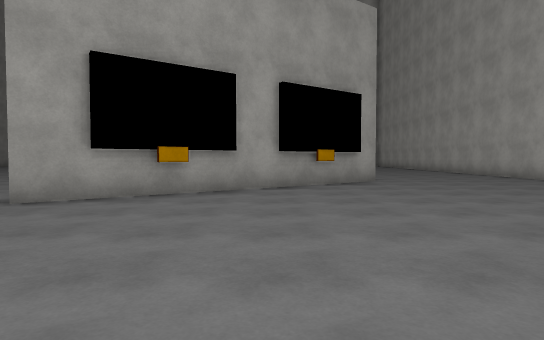
[1] (above)

24 first-person views from a walk through a scene from a Unity 3-D project. The camera is 1.2 m above the floor, tilts 2° down and sees 75° across. The floor is counted in squares, 2 m on a side. Each view is taken from the middle of a square. On the plan, view 1 faces up. The plan holds only what a view shows up to about 10 squares ahead; the rest is blank. The place goes on beyond the plan. The player is left out. Surface patterns are stand-ins for the level's own textures.

[2]
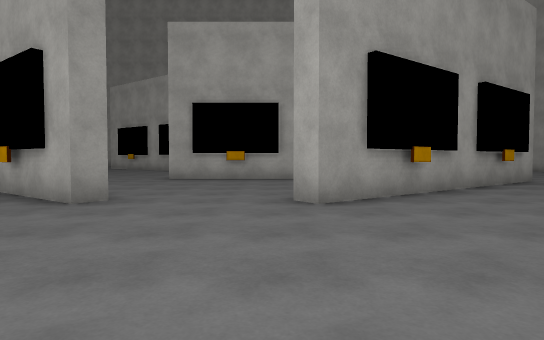

[3]
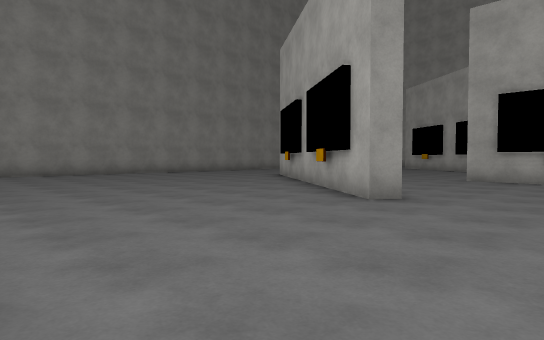

[4]
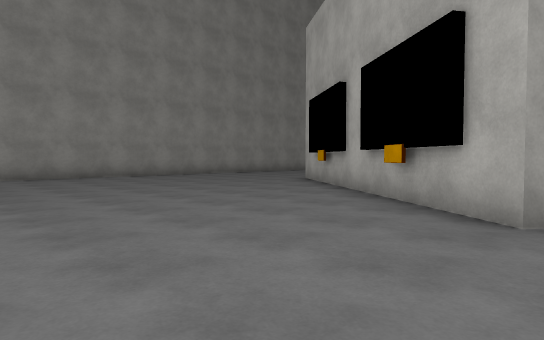

[5]
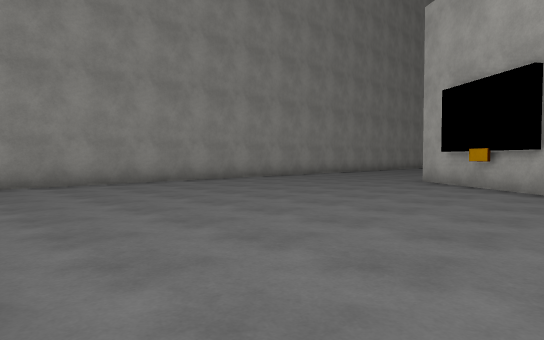

[6]
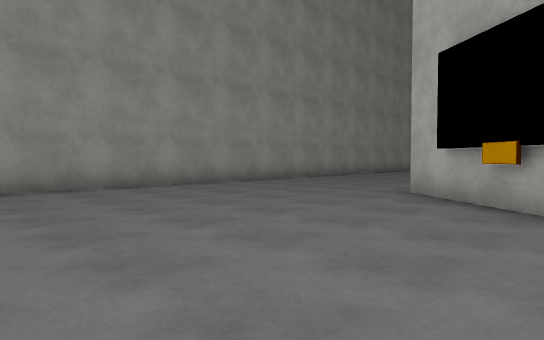

[7]
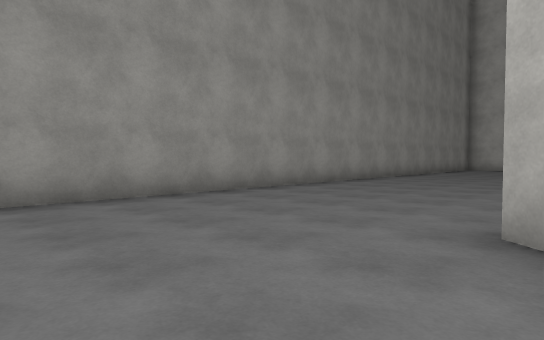

[8]
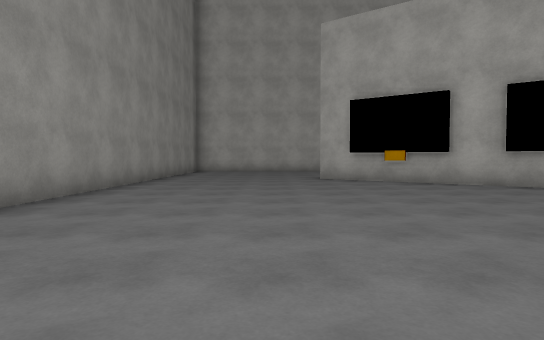

[9]
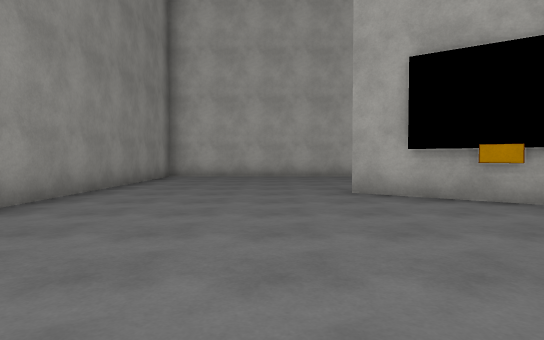

[10]
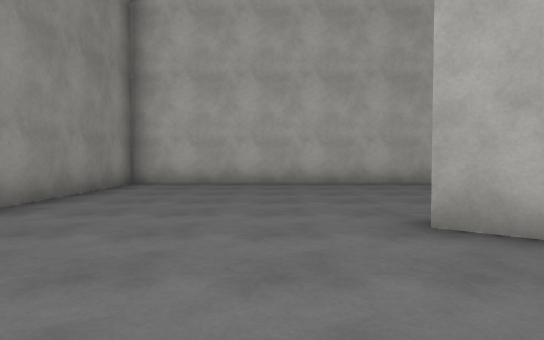

[11]
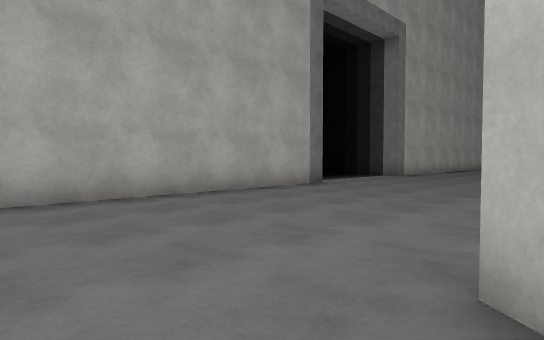

[12]
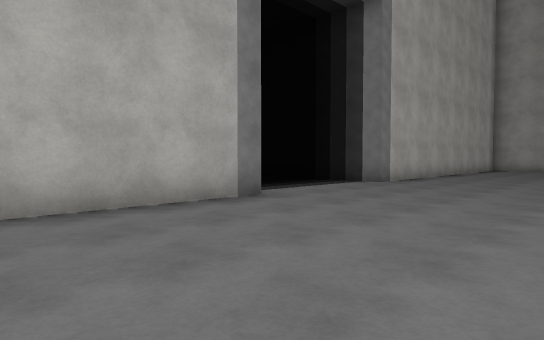

[13]
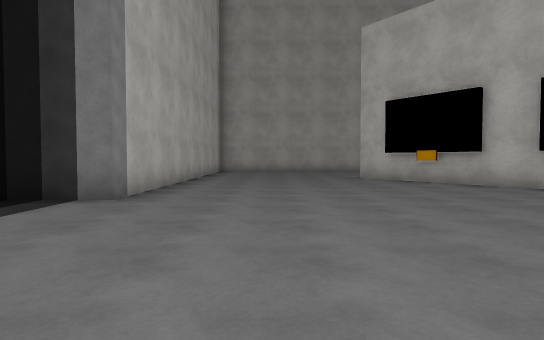

[14]
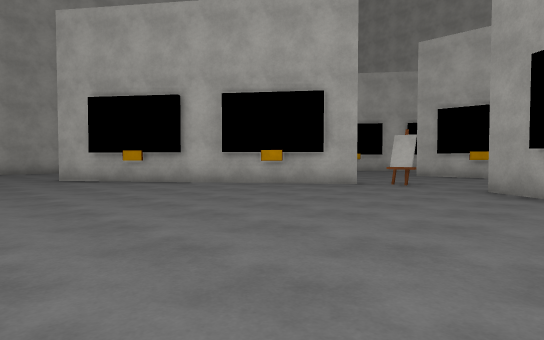

[15]
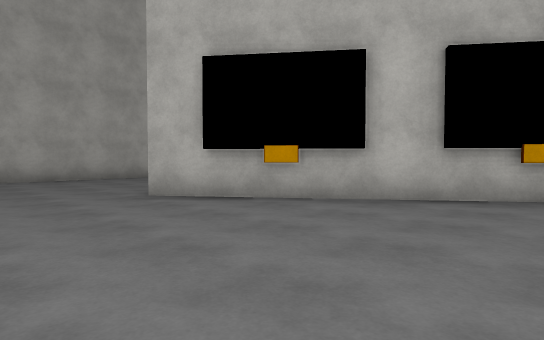

[16]
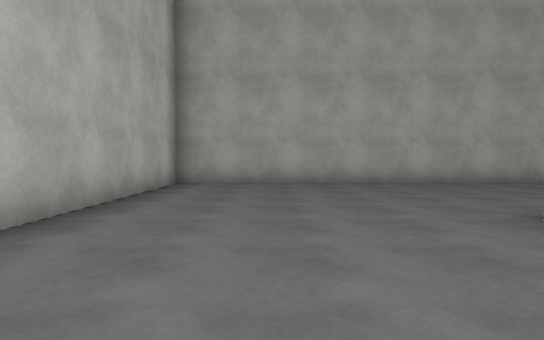

[17]
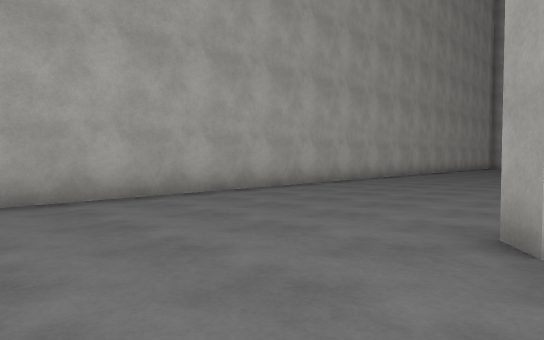

[18]
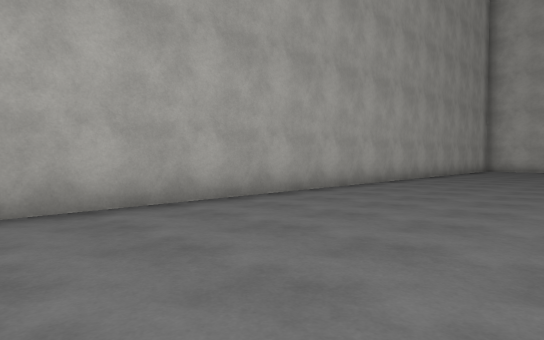

[19]
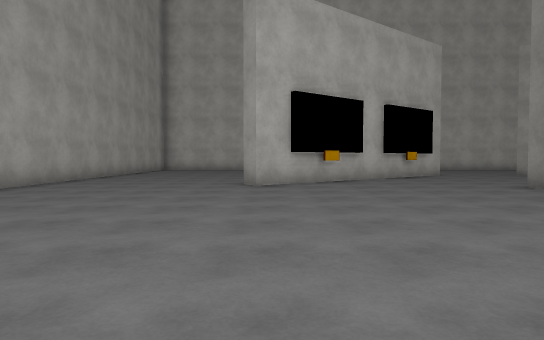

[20]
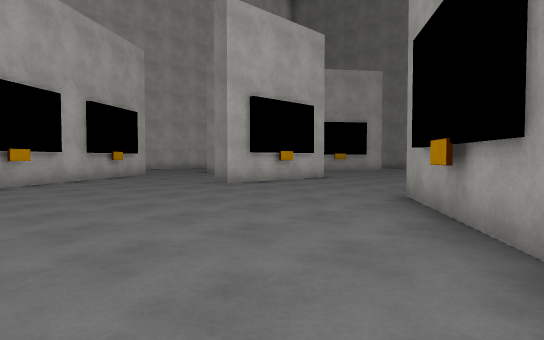

[21]
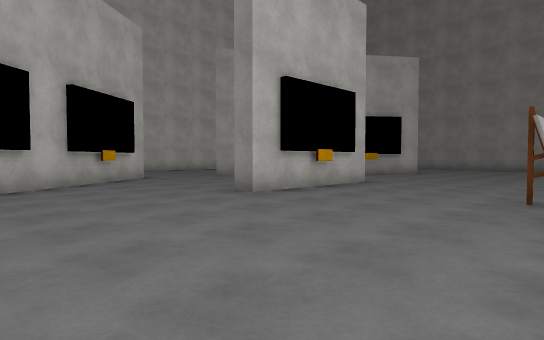

[22]
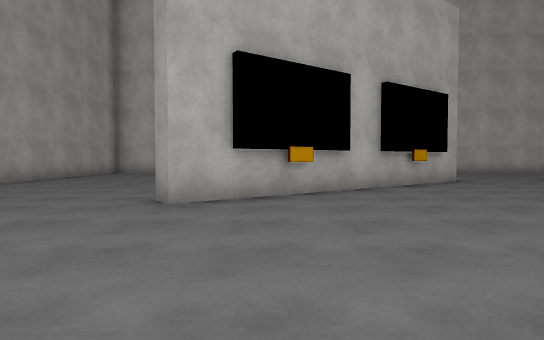

[23]
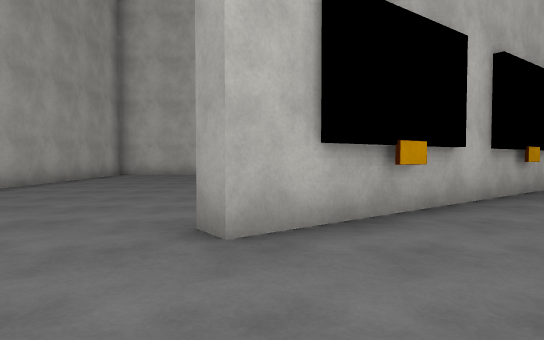

[24]
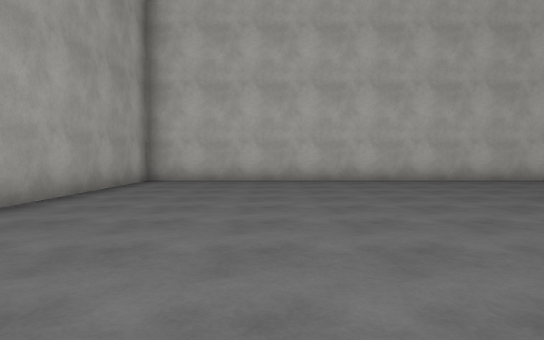

### Floor plan
Points are (right, up) in squares from view 1. A wall is a line through its corners. A room is listed if a view was taken in it or the views show most of it. See-through windows are left out.
Room 1 (views 1, 2, 3, 4, 5, 6, 7, 8, 9, 10, 11, 12, 13, 14, 15, 16, 17, 18, 19, 20, 21, 22, 23, 24)
walls: (-5.6, 10.6) (-3.9, 10.6); (-4.8, 9.7) (-5.2, 9.7); (-7, 10.4) (-3.1, 10.4) (-3.1, 9.9) (-6.9, 9.9); (-3.8, 14.9) (-2.8, 15.7); (-2.4, 15.3) (-3.5, 14.5); (-7.2, 15.6) (-6.3, 14.9); (-1.6, 16.6) (2.3, 19.4) (2.7, 18.9); (-9.1, 16.4) (-10.5, 17.4); (-9, 6.4) (-10.4, 7.4); (1.2, 8.6) (2.3, 9.4) (2.6, 9) (1.7, 8.3); (-6.3, 5) (-6.6, 4.6) (-7.5, 5.2); (0.5, 7.4) (-1, 6.3); (-2.4, 5.3) (-3.4, 4.6) (-3.7, 5) (-0.1, 7.6); (-11.7, 8.4) (-12.7, 9.1); (-11.7, 18.3) (-12.7, 19.1); (-6.9, 24.2) (-17.2, 24.2) (-17.2, 1); (-3.1, -0.2) (7.2, -0.2) (7.2, 24.2) (-3, 24.2) (-3, 25.9)
objects: other object (-12, 8) to (-11, 8); other object (-12, 18) to (-11, 18); other object (-9, 5) to (-8, 6); other object (-8, 16); other object (-4, 14); other object (-2, 5) to (-1, 6); other object (-2, 6); other object (-2, 15) to (-1, 16); other object (-2, 16); other object (0, 8); other object (0, 18); other object (1, 8) to (2, 8)

Positions as (right, up) in squares from view 1, and headings:
1: (0, 0), facing up
2: (-4, 0), facing up
3: (-4, 0), facing up-left
4: (-6, 1), facing up-left
5: (-9, 0), facing up-left
6: (-10, 3), facing up-left
7: (-12, 6), facing up-left
8: (-14, 9), facing up
9: (-14, 13), facing up
10: (-14, 16), facing up
11: (-14, 19), facing up-right
12: (-11, 20), facing up-right
13: (-8, 22), facing right
14: (-8, 22), facing down-right
15: (-3, 22), facing down-right
16: (-1, 22), facing right
17: (2, 22), facing down-right
18: (3, 17), facing down-right
19: (2, 17), facing down
20: (2, 17), facing down-left
21: (1, 15), facing down-left
22: (1, 14), facing down
23: (2, 12), facing down
24: (4, 9), facing down
